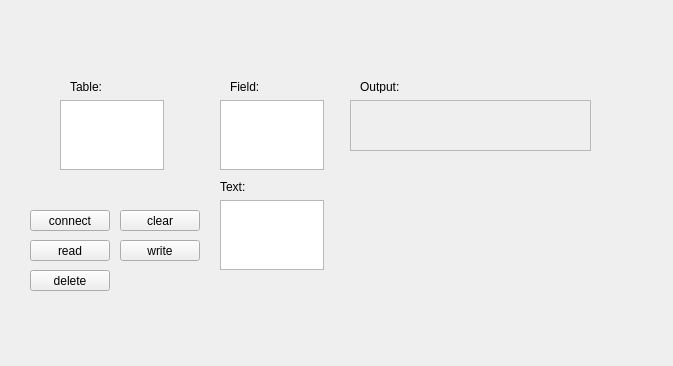
<?xml version="1.0" encoding="UTF-8"?>
<ui version="4.0">
 <class>form</class>
 <widget class="QWidget" name="form">
  <property name="geometry">
   <rect>
    <x>0</x>
    <y>0</y>
    <width>673</width>
    <height>366</height>
   </rect>
  </property>
  <property name="windowTitle">
   <string>SQLtool</string>
  </property>
  <widget class="QLabel" name="label">
   <property name="geometry">
    <rect>
     <x>0</x>
     <y>0</y>
     <width>461</width>
     <height>41</height>
    </rect>
   </property>
   <property name="autoFillBackground">
    <bool>true</bool>
   </property>
   <property name="text">
    <string/>
   </property>
   <property name="textFormat">
    <enum>Qt::PlainText</enum>
   </property>
  </widget>
  <widget class="QPushButton" name="db_conn">
   <property name="geometry">
    <rect>
     <x>30</x>
     <y>210</y>
     <width>80</width>
     <height>21</height>
    </rect>
   </property>
   <property name="text">
    <string>connect</string>
   </property>
  </widget>
  <widget class="QPushButton" name="db_read">
   <property name="geometry">
    <rect>
     <x>30</x>
     <y>240</y>
     <width>80</width>
     <height>21</height>
    </rect>
   </property>
   <property name="text">
    <string>read</string>
   </property>
  </widget>
  <widget class="QPushButton" name="push_num">
   <property name="geometry">
    <rect>
     <x>120</x>
     <y>240</y>
     <width>80</width>
     <height>21</height>
    </rect>
   </property>
   <property name="text">
    <string>write</string>
   </property>
  </widget>
  <widget class="QTextEdit" name="num_edit">
   <property name="geometry">
    <rect>
     <x>220</x>
     <y>200</y>
     <width>104</width>
     <height>70</height>
    </rect>
   </property>
  </widget>
  <widget class="QTextEdit" name="num_table">
   <property name="geometry">
    <rect>
     <x>60</x>
     <y>100</y>
     <width>104</width>
     <height>70</height>
    </rect>
   </property>
  </widget>
  <widget class="QTextEdit" name="num_field">
   <property name="geometry">
    <rect>
     <x>220</x>
     <y>100</y>
     <width>104</width>
     <height>70</height>
    </rect>
   </property>
  </widget>
  <widget class="QLabel" name="label_2">
   <property name="geometry">
    <rect>
     <x>70</x>
     <y>80</y>
     <width>47</width>
     <height>13</height>
    </rect>
   </property>
   <property name="text">
    <string>Table:</string>
   </property>
  </widget>
  <widget class="QLabel" name="label_3">
   <property name="geometry">
    <rect>
     <x>230</x>
     <y>80</y>
     <width>47</width>
     <height>13</height>
    </rect>
   </property>
   <property name="text">
    <string>Field:</string>
   </property>
  </widget>
  <widget class="QLabel" name="label_4">
   <property name="geometry">
    <rect>
     <x>220</x>
     <y>180</y>
     <width>47</width>
     <height>13</height>
    </rect>
   </property>
   <property name="text">
    <string>Text:</string>
   </property>
  </widget>
  <widget class="QScrollArea" name="scrollArea">
   <property name="geometry">
    <rect>
     <x>350</x>
     <y>100</y>
     <width>241</width>
     <height>51</height>
    </rect>
   </property>
   <property name="widgetResizable">
    <bool>true</bool>
   </property>
   <widget class="QWidget" name="scrollAreaWidgetContents">
    <property name="geometry">
     <rect>
      <x>0</x>
      <y>0</y>
      <width>239</width>
      <height>49</height>
     </rect>
    </property>
   </widget>
  </widget>
  <widget class="QLabel" name="label_5">
   <property name="geometry">
    <rect>
     <x>360</x>
     <y>80</y>
     <width>47</width>
     <height>13</height>
    </rect>
   </property>
   <property name="text">
    <string>Output:</string>
   </property>
  </widget>
  <widget class="QPushButton" name="push_clr">
   <property name="geometry">
    <rect>
     <x>120</x>
     <y>210</y>
     <width>80</width>
     <height>21</height>
    </rect>
   </property>
   <property name="text">
    <string>clear</string>
   </property>
  </widget>
  <widget class="QPushButton" name="db_del">
   <property name="geometry">
    <rect>
     <x>30</x>
     <y>270</y>
     <width>80</width>
     <height>21</height>
    </rect>
   </property>
   <property name="text">
    <string>delete</string>
   </property>
  </widget>
 </widget>
 <resources/>
 <connections/>
</ui>
